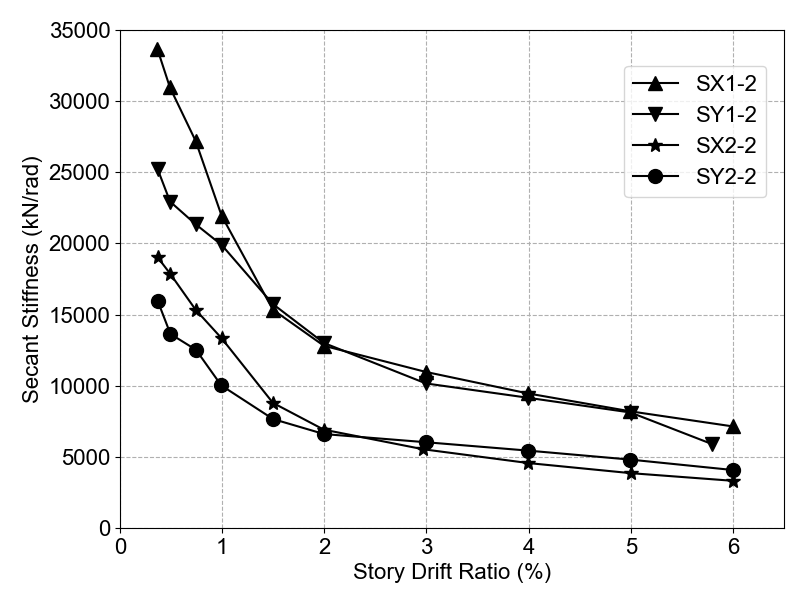

The Python source for this figure:
execfile('../MTSsetup.py')

# SX1-2 Data
ShearSX1 = [0.003652, 0.004889, 0.0074, 0.009942, 0.01496, 0.01996, 0.02995, 0.03995, 0.04997, 0.05998]
StiffnessSX1 = [33683.63587, 30960.92708, 27209.31807, 21957.11265, 15347.82609, 12806.31421, 10966.77242, 9455.501314, 8198.919352, 7141.180416]

# SY1-2 Data
ShearSY1 = [0.003672, 0.004904, 0.007409, 0.009951, 0.01496, 0.01996, 0.02995, 0.03998, 0.04998, 0.05791]
StiffnessSY1 = [25244.71711, 22938.11805, 21344.67396, 19893.44592, 15741.97861, 13003.50701, 10160.18688, 9149.574787, 8117.246899, 5910.594622]

# SX2-2 Data
ShearSX2 = [0.003683, 0.004904, 0.007403, 0.009949, 0.01497, 0.01995, 0.02968, 0.03998, 0.04998, 0.05998]
StiffnessSX2 = [19024.55569, 17879.99185, 15339.45202, 13332.66149, 8794.255177, 6911.322645, 5534.696614, 4563.531766, 3855.542217, 3317.772591]

# SY2-2 Data
ShearSY2 = [0.003696, 0.004937, 0.007437, 0.009917, 0.01498, 0.01998, 0.02997, 0.03997, 0.04997, 0.05997]
StiffnessSY2 = [15952.44529, 13636.08748, 12523.85432, 10019.11853, 7656.875834, 6601.601602, 6026.688907, 5437.828371, 4805.88353, 4077.038519]

plt.figure(figsize=(8, 6))

plt.plot(ShearSX1, StiffnessSX1, color='k', linestyle='-', label='SX1-2', marker='^', markersize=10)
p1 = mlines.Line2D([], [], color='black', marker='^', markersize=10, label='SX1-2')
plt.plot(ShearSY1, StiffnessSY1, color='k', linestyle='-', label='SY1-2', marker='v', markersize=10)
p2 = mlines.Line2D([], [], color='black', marker='v', markersize=10, label='SY1-2')
plt.plot(ShearSX2, StiffnessSX2, color='k', linestyle='-', label='SX2-2', marker='*', markersize=10)
p3 = mlines.Line2D([], [], color='black', marker='*', markersize=10, label='SX2-2')
plt.plot(ShearSY2, StiffnessSY2, color='k', linestyle='-', label='SY2-2', marker='o', markersize=10)
p4 = mlines.Line2D([], [], color='black', marker='o', markersize=10, label='SY2-2')

plt.grid(linestyle='--')
plt.ylim(0, 35000)
plt.xlim(0, 0.065)

plt.xticks([0, 0.01, 0.02, 0.03, 0.04, 0.05, 0.06], ['0', '1', '2', '3', '4', '5', '6'], fontproperties=fontprop)
plt.yticks([0, 5000, 10000, 15000, 20000, 25000, 30000, 35000], fontproperties=fontprop)

plt.xlabel('Story Drift Ratio (%)', fontproperties=fontprop)
plt.ylabel('Secant Stiffness (kN/rad)', fontproperties=fontprop)

plt.legend(handles=[p1, p2, p3, p4], loc=1, bbox_to_anchor=(0.99, 0.95), prop=fontprop)
plt.subplots_adjust(left=0.15, right=0.98, wspace=0.22, hspace=0.1, bottom=0.12, top=0.95)

plt.show()
